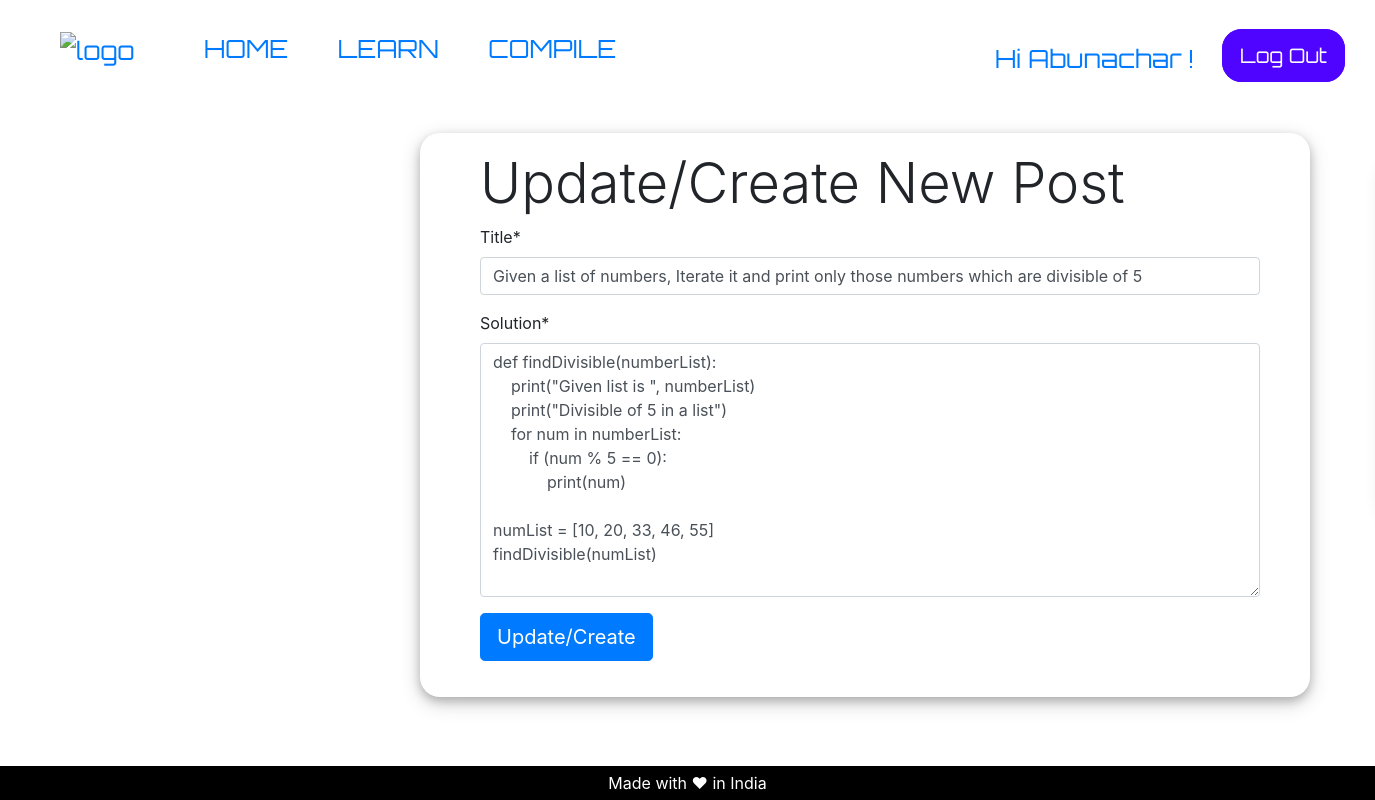
The app's page /beginner/9/update (signed in) with its own data.
### pages/models.py (models this page shows, shortened)
class BegPost(models.Model):
    title = models.CharField(max_length=200)
    author = models.ForeignKey(
        'auth.User',
        on_delete=models.CASCADE,
    )
    date_posted = models.DateTimeField(default=timezone.now)
    solution = models.TextField()

### pages/views.py (the view, shortened to what this page needs)
class BeginnerUpdateView(LoginRequiredMixin, UserPassesTestMixin, UpdateView):
    model = BegPost
    fields = ['title', 'solution']
    template_name = 'beg-post-create.html'
    def test_func(self):
        post = self.get_object()
        if self.request.user == post.author:
            return True
        return False

### templates/beg-post-create.html (shortened to what this page needs)
{% extends 'post-Base.html' %}
{% load static %}
{% load crispy_forms_tags %}
{% load static %}
{% block Post-content %}
<div class="row shad">
  <div class="form-container">
    <form method="POST">
      <h1 class="display-4 headreg">Update/Create New Post</h1>
      {{ form|crispy }}
      <div class="form-group">
        <button type="submit" class="btn btn-lg btn-primary">Update/Create</button>
      </div>
    </form>
  </div>
</div>
{% endblock Post-content %}

### templates/base.html (shortened to what this page needs)
{% load static %}
<!DOCTYPE html>
<html>
<head>
	<link href="{% static 'css/base.css' %}" rel="stylesheet">
	<link rel="stylesheet" href="https://maxcdn.bootstrapcdn.com/bootstrap/4.0.0/css/bootstrap.min.css">
	{% block headcontent %}
	{% endblock headcontent %}
</head>
<body>
	<div clas="container">
		<div class="nav">
			<div class="nav-left">
				<a href="{% url 'home' %}"><img src="{% static 'images/newlogo.jpg' %}" alt="logo" style="width:70px; height:55px;"></a>
				<a href="{% url 'home' %}">HOME</a>
				<a href="{% url 'learn' %}">LEARN</a>
				<a href="{% url 'compile' %}">COMPILE</a>
			</div>
			<div class="nav-right">
				{% if user.is_authenticated %}
				<div class="userLogin">
					<a href="{% url 'profile' %}">
						Hi {{ user.username }} !
					</a>
				</div>
				<div class="signupBut">
					<a href="{% url 'logout' %}">Log Out</a>
				</div>
				{% endif %}
			</div>
		</div>
		{% block content %}
		{% endblock content %}
	</div>
	<div class="site-footer">
		<div> Made with ❤ in India</div>
	</div>
</body>
</html>

### static/css/base.css (style rules this page uses)
.nav { display: flex; justify-content: space-between; }
.nav a { text-decoration: none; font-size: 25px; padding: 15px 15px 0px 15px; font-family: "Orbitron", sans-serif; }
.nav-right, .nav-left { padding: 30px 30px 0px 30px; }
.nav-right { display: flex; padding-left: 50px; }
.nav-left img { width: 60px; height: 50px; padding-right: 20px; }
.nav-left a { padding-left: 30px; }
.userLogin { font-size: 20px; padding-right: 10px; margin: 10px 3px 5px 3px; font-family: "Orbitron", sans-serif; }
.site-footer { padding: 5px 0px 5px 0px; position: absolute; left: 0; bottom: 0; width: 100%; background-color: black; color: white; text-align: center; }
.signupBut { text-align: right; margin: auto; }
.signupBut a { font-size: 20px; font-family: "Orbitron", sans-serif; color: white; text-decoration: none; padding: 11px 15px 11px 15px; border: 3px solid rgb(79, 4, 255); border-radius: 20px; background: rgb(79, 4, 255); }

### static/css/advance.css (style rules this page uses)
.shad { padding: 17px 50px 20px 60px; box-shadow: 0 4px 10px 0 rgba(0, 0, 0, 0.2), 0 6px 20px 0 rgba(0, 0, 0, 0.19); margin: 40px; border-radius: 20px; }
.form-container { width: 800px; }

### records on screen
BegPost: title "Given a list of numbers, Iterate it and print only those numbers which are divisible of 5", solution "def findDivisible(numberList): print(\"Given list is \", numberList) print(\"Divisible of 5 in a list\") for num in numberList: if (num % 5 == 0): print(num) numList = [10, 20, 33, 46, 55] findDivisible(numList)"

### other values on screen
{{ user.username }} "Abunachar"
